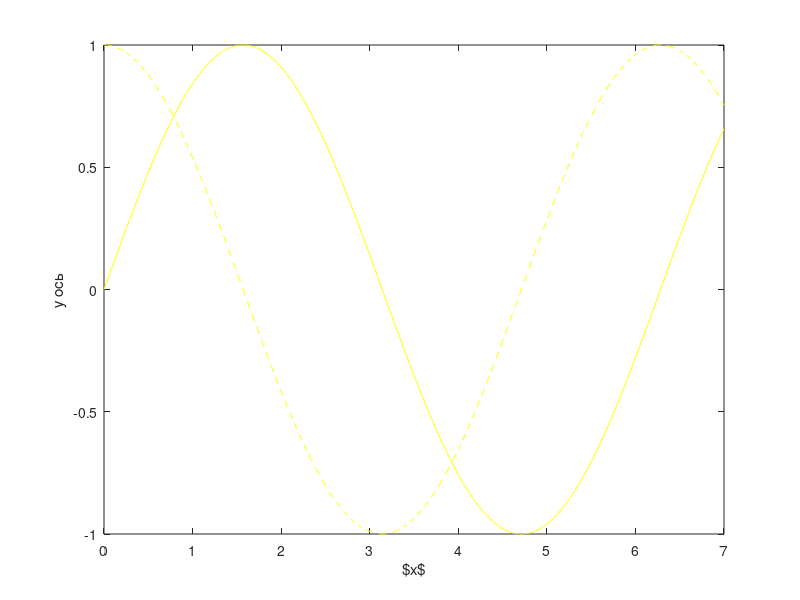

Reproduce this figure in MATLAB.
% aboba biba
%{ 
aboabjf 
sdjf
sdfjkdfsj
%}
clc, clear, clf
a = 0;
dx = 0.01;
b = 7;
x = a : dx : b;
y1 = sin(x);
y2 = cos(x);
plot(x, y1, 'y', x, y2, 'y--');
xlabel '$x$';
ylabel('y ось', 'interpreter', 'tex');
% title 'Piss';